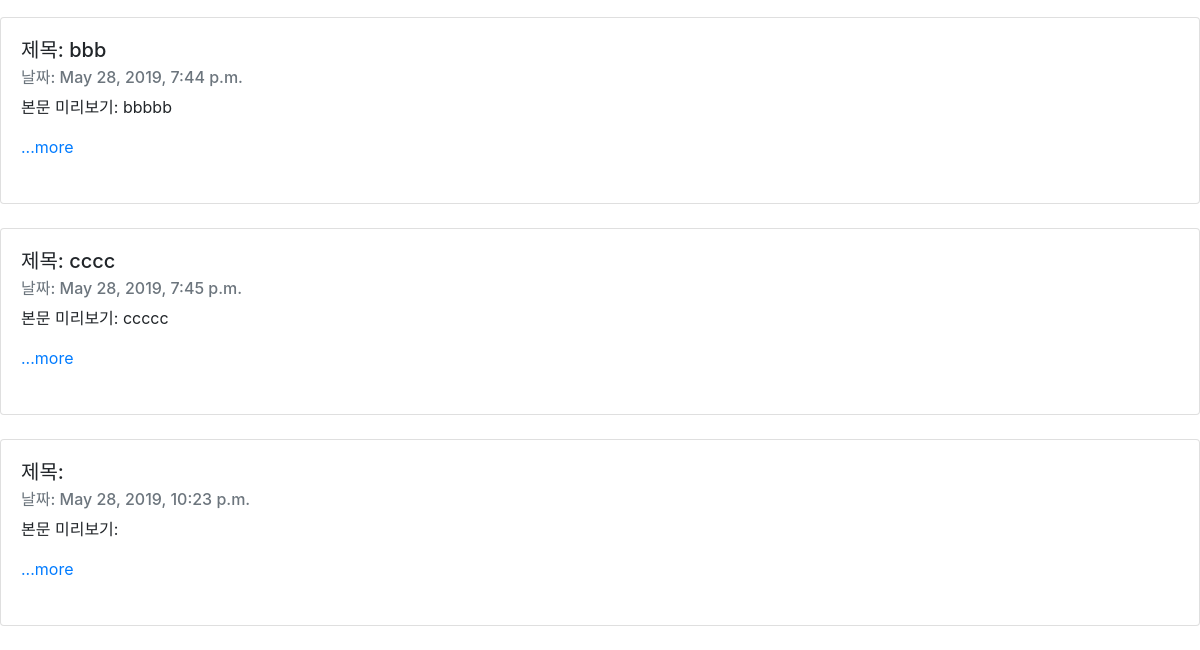
The app's page / (lower part), older data.
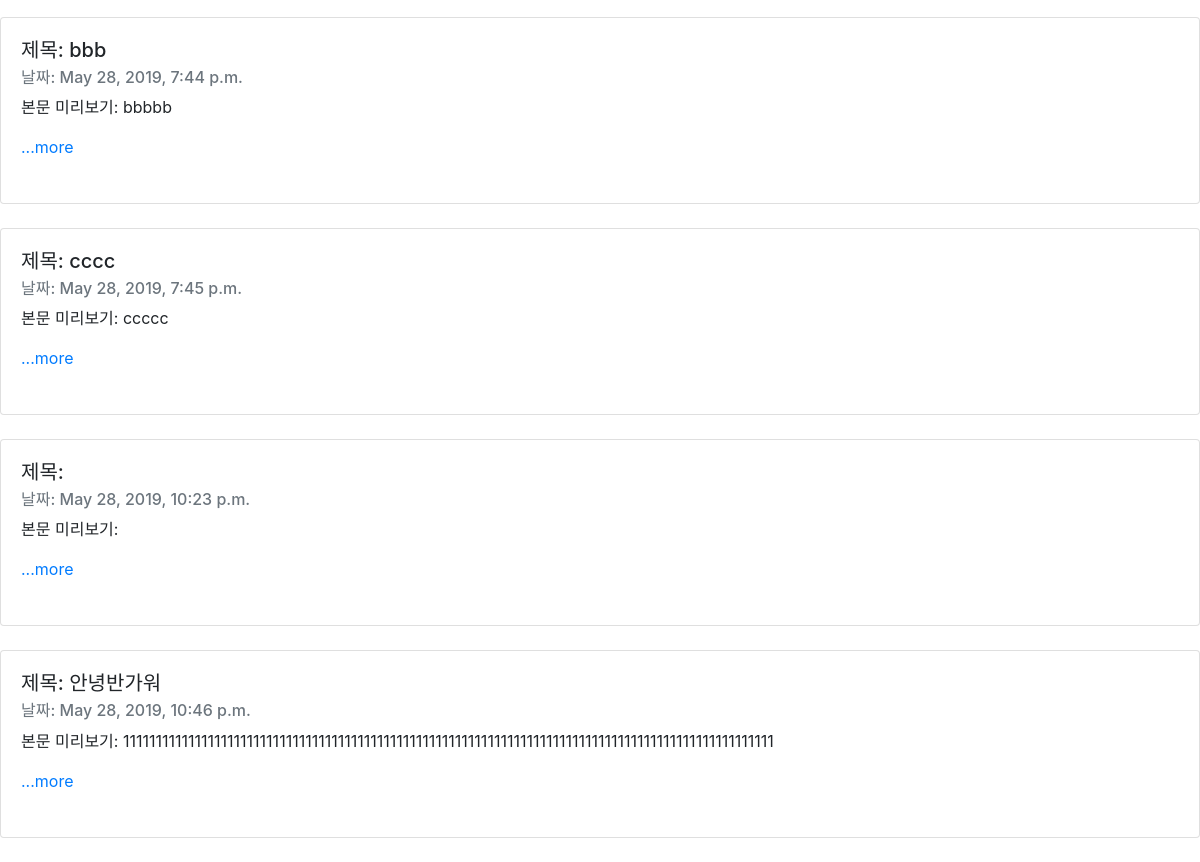
The same page, newer data.
### Blog/models.py (models this page shows, shortened)
class Blog(models.Model):
    title = models.CharField(max_length=200)
    pub_date = models.DateTimeField('date published')
    body = models.TextField()
    def summary(self):
        return self.body[:100]

### Blog/views.py (the view)
# urls.py: 2. Add a URL to urlpatterns:  path('', views.home, name='home')
def home(request):
    blogs = Blog.objects
    return render(request,'home.html', {'blogs': blogs})

### Blog/templates/home.html (shortened to what this page needs)
<head>
    <link <link rel="stylesheet" href="https://stackpath.bootstrapcdn.com/bootstrap/4.3.1/css/bootstrap.min.css">>
</head>
<body>
              <br>
              {% for Blog in blogs.all%}
              <div class="card" >
                    <div class="card-body" >
                      <h5 class="card-title">제목: {{Blog.title}}</h5>
                      <h6 class="card-subtitle mb-2 text-muted">날짜: {{Blog.pub_date}}</h6>
                      <p class="card-text">본문 미리보기: {{Blog.summary}}</p>
                      <a href="{%url 'detail' Blog.id%}" class="card-link">...more</a>
                    </div><br>
                  </div><br>
{%endfor%}
</body>

Row changes from the older to the newer data that the page shows:
added Blog: title "안녕반가워", pub_date "May 28, 2019, 10:46 p.m.", summary "1111111111111111111111111111111111111111111111111111111111111111111111111111111111111111111111111111"
